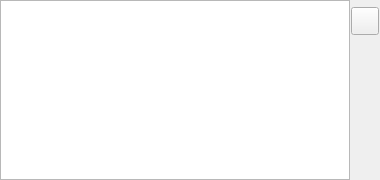
<?xml version="1.0" encoding="UTF-8"?>
<ui version="4.0">
 <class>CapWordDialog</class>
 <widget class="QDialog" name="CapWordDialog">
  <property name="geometry">
   <rect>
    <x>0</x>
    <y>0</y>
    <width>380</width>
    <height>180</height>
   </rect>
  </property>
  <property name="windowTitle">
   <string>Capture Word</string>
  </property>
  <property name="toolTipDuration">
   <number>10000</number>
  </property>
  <property name="autoFillBackground">
   <bool>false</bool>
  </property>
  <property name="sizeGripEnabled">
   <bool>false</bool>
  </property>
  <property name="modal">
   <bool>false</bool>
  </property>
  <widget class="QTextEdit" name="textEdit">
   <property name="geometry">
    <rect>
     <x>0</x>
     <y>0</y>
     <width>350</width>
     <height>180</height>
    </rect>
   </property>
   <property name="contextMenuPolicy">
    <enum>Qt::DefaultContextMenu</enum>
   </property>
   <property name="acceptDrops">
    <bool>false</bool>
   </property>
   <property name="statusTip">
    <string notr="true"/>
   </property>
   <property name="readOnly">
    <bool>true</bool>
   </property>
  </widget>
  <widget class="QToolButton" name="addToVbToolButton">
   <property name="geometry">
    <rect>
     <x>351</x>
     <y>7</y>
     <width>28</width>
     <height>28</height>
    </rect>
   </property>
   <property name="text">
    <string/>
   </property>
   <property name="icon">
    <iconset resource="mainwindow.qrc">
     <normaloff>:/res/plus_24x24.png</normaloff>:/res/plus_24x24.png</iconset>
   </property>
  </widget>
 </widget>
 <resources>
  <include location="mainwindow.qrc"/>
 </resources>
 <connections/>
</ui>
